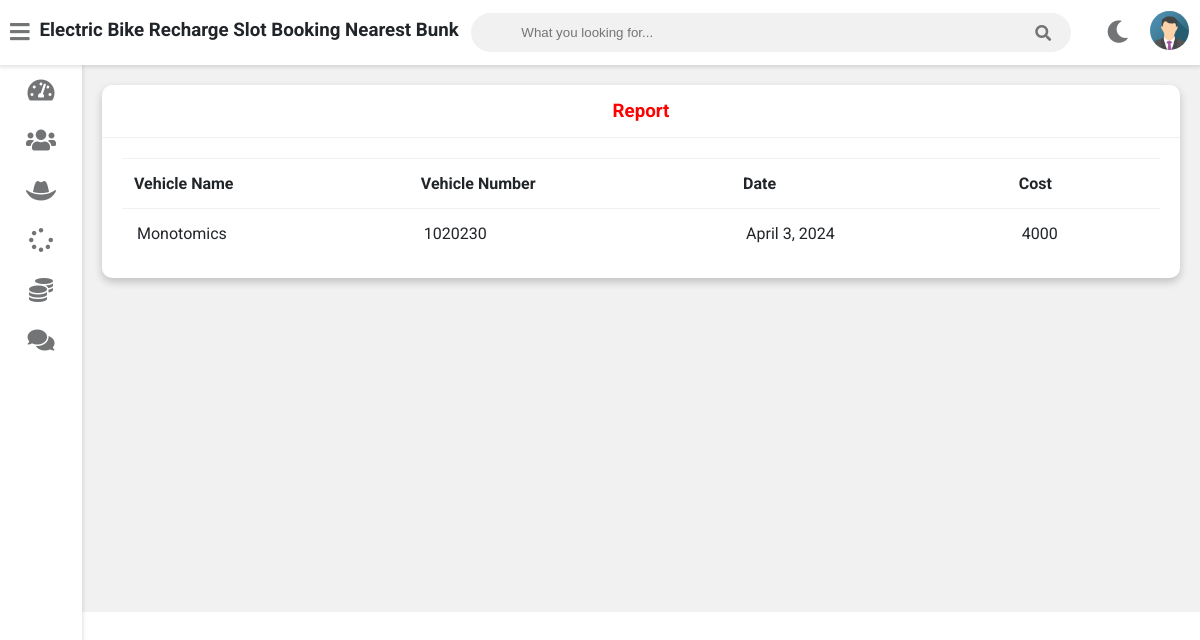
The page /admin-report (signed in) on the database its author committed.
### vehicle/models.py (models this page shows, shortened)
class Request(models.Model):
    cat=(('two wheeler with gear','two wheeler with gear'),('two wheeler without gear','two wheeler without gear'))
    category=models.CharField(max_length=50,choices=cat)
    vehicle_no=models.PositiveIntegerField(null=False)
    vehicle_name = models.CharField(max_length=40,null=False)
    vehicle_model = models.CharField(max_length=40,null=False)
    vehicle_brand = models.CharField(max_length=40,null=False)
    problem_description = models.CharField(max_length=500,null=False)
    date=models.DateField(auto_now=True)
    cost=models.PositiveIntegerField(null=True)
    customer=models.ForeignKey('Customer', on_delete=models.CASCADE,null=True)
    mechanic=models.ForeignKey('Mechanic',on_delete=models.CASCADE,null=True)
    stat=(('Pending','Pending'),('Approved','Approved'),('Recharging','Recharging'),('Recharging Done','Recharging Done'),('Released','Released'))
    status=models.CharField(max_length=50,choices=stat,default='Pending',null=True)

### vehicle/views.py (the view)
# urls.py: path('admin-report', views.admin_report_view,name='admin-report'),
@login_required(login_url='adminlogin')
def admin_report_view(request):
    reports=models.Request.objects.all().filter(Q(status="Repairing Done") | Q(status="Released"))
    dict={
        'reports':reports,
    }
    return render(request,'vehicle/admin_report.html',context=dict)

### templates/vehicle/admin_report.html
{% extends 'vehicle/adminbase.html' %}
{% block content %}
	<div class="wrapper">
		<div class="row">
			<div class="col-12 col-m-12 col-sm-12">
				<div class="card">
					<div class="card-header">
						<h3 style="color:red; text-align:center" >Report
						</h3>
					</div>
					<div class="card-content">
						<table>
							<thead>
                <tr>
                  <th>Vehicle Name</th>
                  <th>Vehicle Number</th>
                  <th>Date</th>
                  <th>Cost</th>
                </tr>
							</thead>
							<tbody>
                {% for r in reports %}
                <tr>
                  <td> {{r.vehicle_name}}</td>
                  <td> {{r.vehicle_no}}</td>
                  <td>{{r.date}}</td>
                  <td>{{r.cost}}</td>
                </tr>
                {% endfor %}
							</tbody>
						</table>
					</div>
				</div>
			</div>
		</div>
<br><br><br><br><br><br><br><br><br><br><br><br><br><br><br><br>
	</div>
{% endblock content %}

### static/style.css (style rules this page uses)
:root { --primary-color: #4834d4; --success-color: #6ab04c; --warning-color: #f0932b; --danger-color: #eb4d4b; --light-color: #212529; --light-second-color: #727475; --light-background: #ffffff; --light-second-background: #f1f1f1; --dark-color: #909090; --dark-second-color: #f5f6fa; --dark-background: #23242D; --dark-second-background: #181818; }
.light { --main-bg-color: var(--light-background); --second-bg-color: var(--light-second-background); --main-color: var(--light-color); --second-color: var(--light-second-color); }
* { box-sizing: border-box; }
body { font-family: 'Roboto', sans-serif; background: var(--main-bg-color); color: var(--main-color); margin: 0; }
.wrapper { padding: 10px; margin-left: 82px; padding-top: 75px; background: var(--second-bg-color); transition: margin-left .5s; }
.row { display: flex; flex-wrap: wrap; flex-direction: row; }
.row:after, .row:before { box-sizing: border-box; }
[class*="col-"] { padding: 10px; }
@media only screen and (min-width: 600px) { .col-sm-12 { width: 100%; } }
@media only screen and (min-width: 768px) { .col-m-12 { width: 100%; } }
@media only screen and (min-width: 992px) { .col-12 { width: 100%; } }
.card { background: var(--main-bg-color); color: var(--main-color); border-radius: 10px; margin-bottom: 10px; box-shadow: 0 4px 8px 0 rgba(0,0,0,0.2); }
.card-header { padding: 15px 30px; border-bottom: 1px solid var(--second-bg-color); position: relative; }
.card-header h3 { margin: 0; }
.card-content { padding: 20px; overflow-x: auto; }
table { border-collapse: collapse; width: 100%; }
table td { border-top: 1px solid var(--second-bg-color); padding: 15px; }
table th { border-top: 1px solid var(--second-bg-color); border-bottom: 1px solid var(--second-bg-color); padding: 15px 12px; text-align: left; }

### rows shown on the page
Request: vehicle_name "Monotomics", vehicle_no "1020230", date "April 3, 2024", cost "4000"
